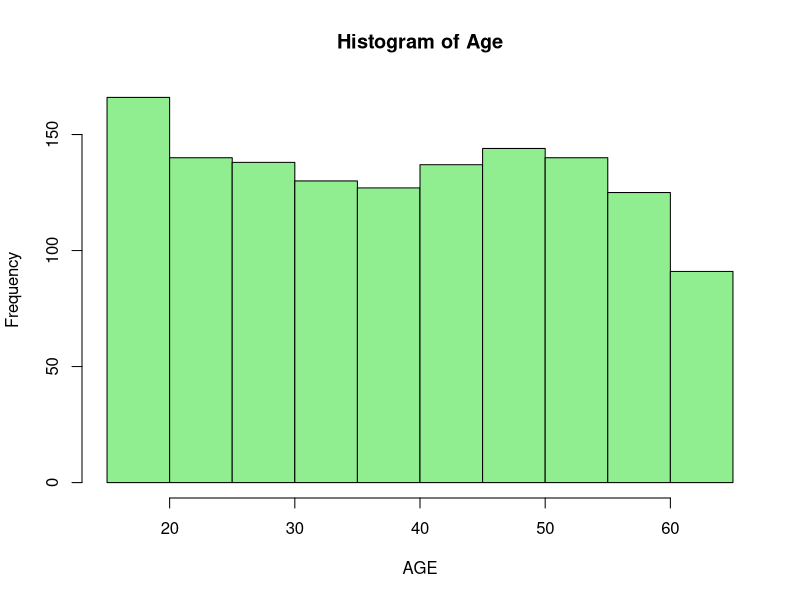
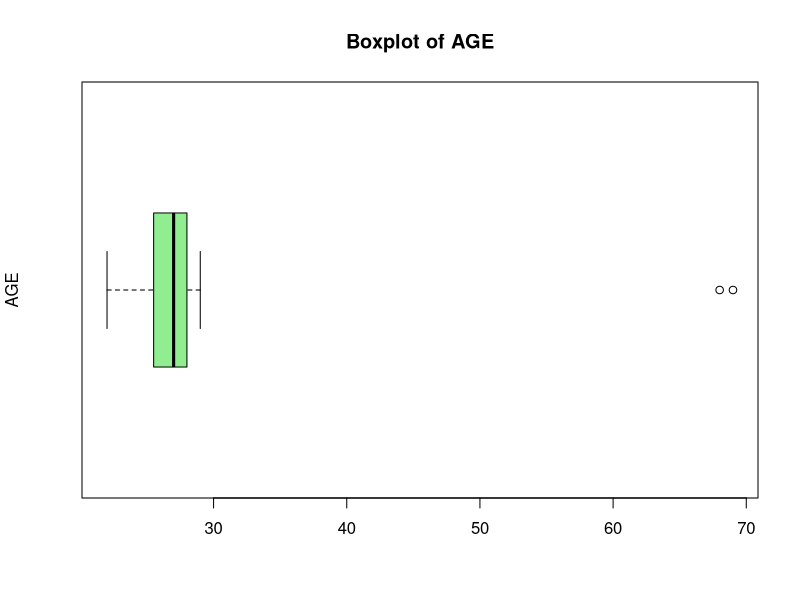
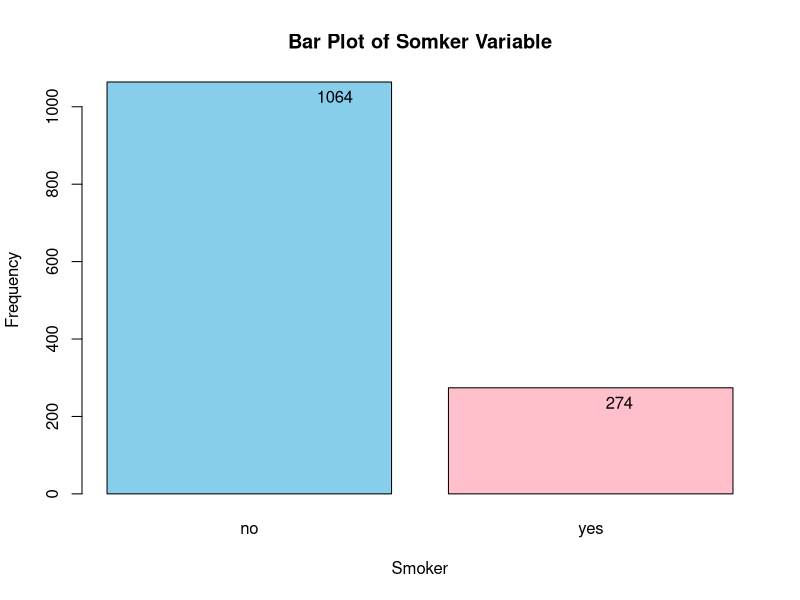
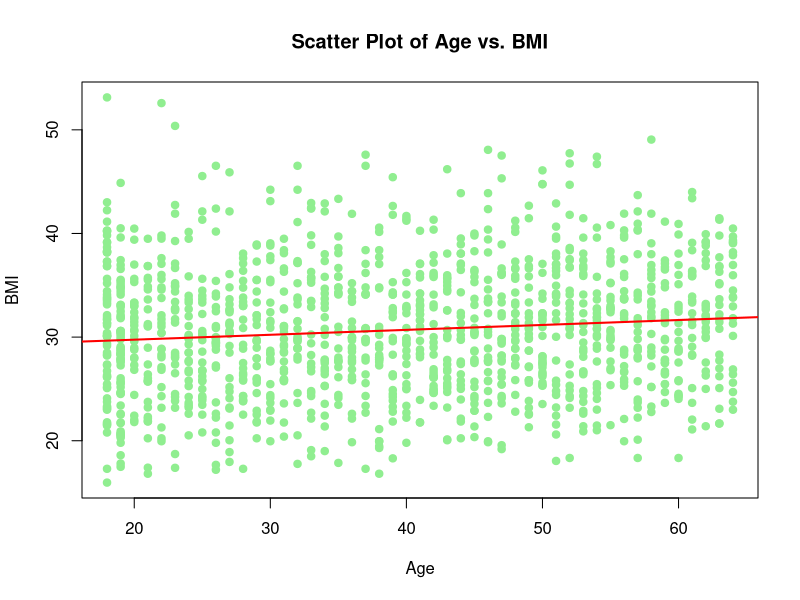
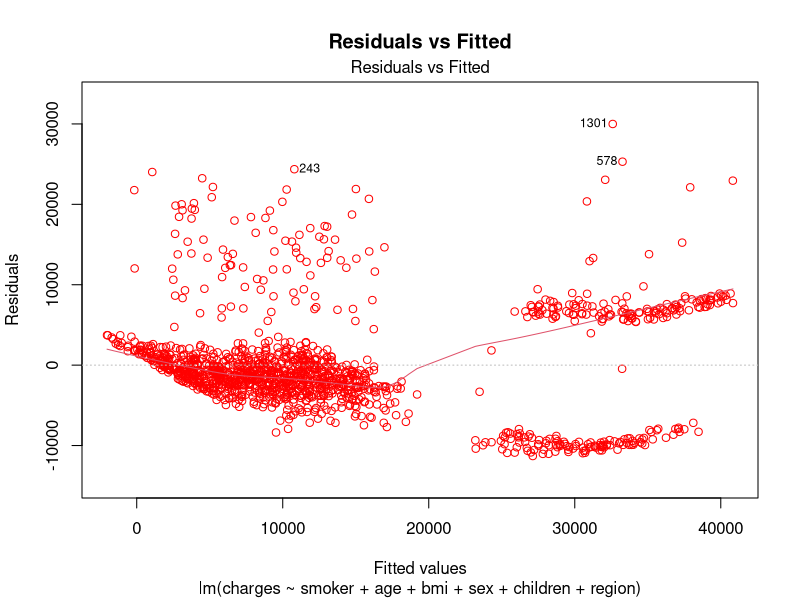
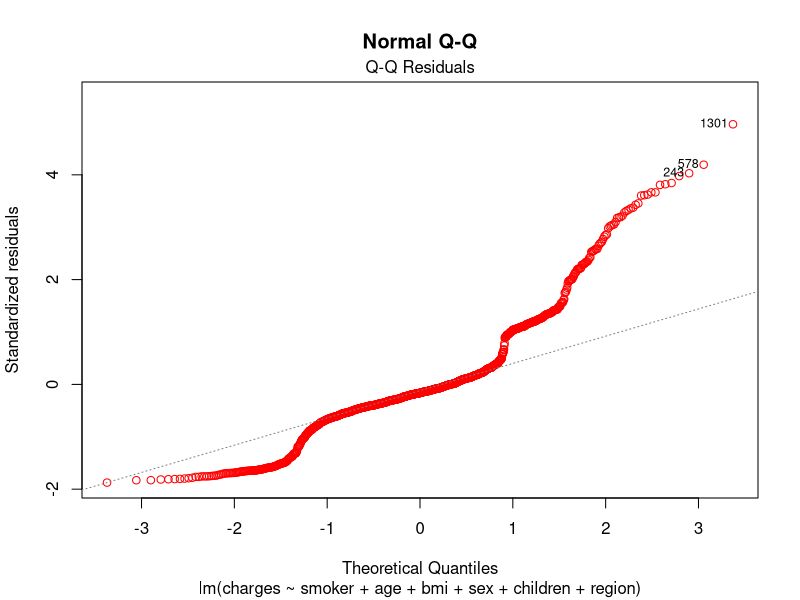
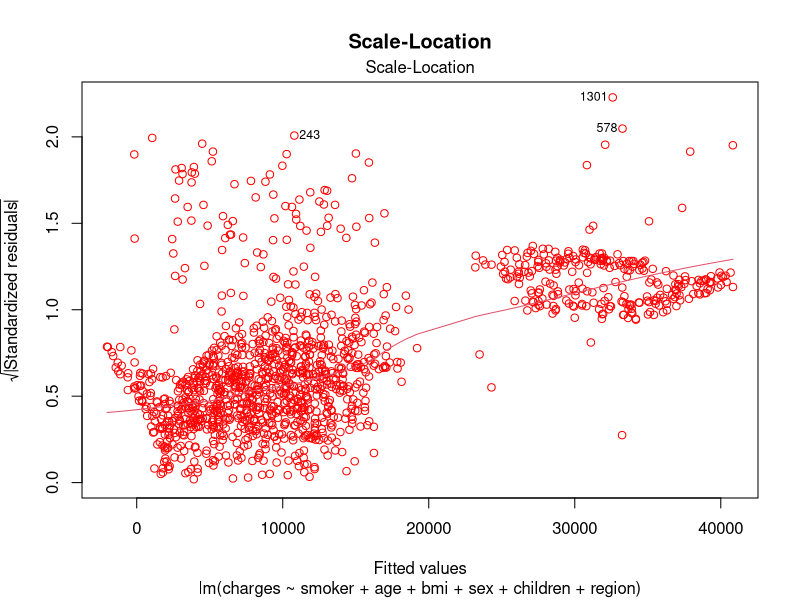
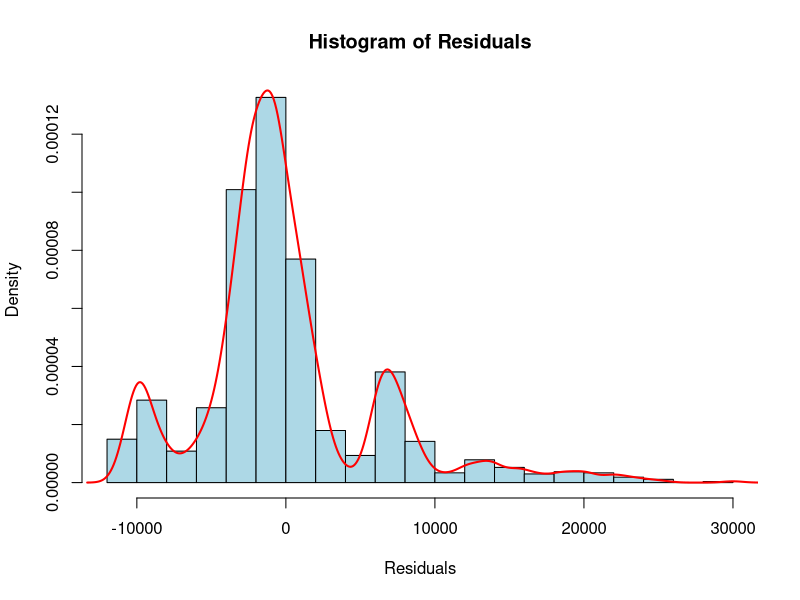

Reproduce these figures in R, in order.

###################------------------------------Dataset-1-----------------------------##########################

# Loading the Library
library(ggplot2)
# Dataset 1 Download Link :- https://www.kaggle.com/datasets/mirichoi0218/insurance/data------------------------

# Changing the directory to where the CSV of Data set is present
getwd()
setwd("C:/Users/Sankalp Davi/OneDrive/PGDBA/ISI/SSD/Assignment")

# Loading the Data set
dataset1 <- read.csv("insurance_raw.csv")

#Numerical Variable choosen for this dataset - AGE
X <- dataset1$age 

#----------------------------------------Univariate Analysis-------------------------------------------------------

#-----------------------------------------Solving Question-1-------------------------------------------------------

# Inspecting the Data
head(dataset1)       # View the first few rows
str(dataset1)        # View the structure

# Calculating Number of Observations and Variables
cat("Number of observations:", nrow(dataset1), "\n") # Number of observations (rows)
cat("Number of variables:", ncol(dataset1), "\n")    # Number of variables (columns)


#----------------------------------------Solving Question-2--------------------------------------------

## Calculating the mean, median, standard deviation, minimum,and maximum of the Variable and Printing the result
mean_age <- mean(X, na.rm = TRUE)     # Calculating mean
cat("Mean:", mean_age, "\n")

median_age <- median(X, na.rm = TRUE) # Calculating median
cat("Median:", median_age, "\n")

sd_age <- sd(X, na.rm = TRUE)         # Calculating standard deviation
cat("Standard Deviation:", sd_age, "\n")

min_age <- min(X, na.rm = TRUE)       # Calculating minimum
cat("Minimum:", min_age, "\n")

max_age <- max(X, na.rm = TRUE)       # Calculating maximum
cat("Maximum:", max_age, "\n")


#----------------------------------------Solving Question-3--------------------------------------------


# Histogram for age (X) 
# Using Sturges' method for bin width
cat("\nUsing Sturges' method for bin width calculation")
hist(X, breaks = "Sturges", main = "Histogram of Age",
     xlab = "AGE", col = "lightgreen",border = "black")

cat("Frequency distribution for Age (Discrete):\n")
table_age <- table(X)
print(table_age)

# For the discrete variable (Age), displaying the box plot
boxplot(table_age, main = "Boxplot of AGE",
        ylab = "AGE", col = "lightgreen",horizontal = TRUE)


#----------------------------------------Solving Question-4--------------------------------------------

Y <- dataset1$smoker

# Calculate the frequency of each category in "Smoker"
counts <- table(Y)
table(Y)

# Create a bar plot
barplot(counts, 
        main = "Bar Plot of Somker Variable", 
        xlab = "Smoker", 
        ylab = "Frequency", 
        col = c("skyblue", "pink"))

# Add labels to the bars
text(x = 1:length(counts), 
     y = counts, 
     labels = counts, 
     pos = 1, col = "black")


#----------------------------------------Multivariate Analysis-------------------------------------------------------

#----------------------------------------Solving Question-5---------------------------------------------------------

# Assuming your dataset has columns 'Age' and 'BMI'
pearson_correlation <- cor(dataset1$age, dataset1$bmi, method = "pearson")

# Print the result
cat("Pearson correlation coefficient between Age and BMI:", pearson_correlation, "\n")

#----------------------------------------Solving Question-6---------------------------------------------------------

# Creating the scatter plot
plot(dataset1$age, dataset1$bmi, 
     main = "Scatter Plot of Age vs. BMI", 
     xlab = "Age", 
     ylab = "BMI", 
     pch = 19,              # Solid circle for points
     col = "lightgreen")          # Color of points

# Add a linear regression trend line
abline(lm(dataset1$bmi ~ dataset1$age), col = "red", lwd = 2)  # Red trend line


#----------------------------------------Solving Question-7-AND-Question-8--------------------------------------------------------
charges<- dataset1$charges 
smoker<- dataset1$smoker 
age<- dataset1$age 
bmi<- dataset1$bmi 
sex<- dataset1$sex 
children<- dataset1$children 
region<- dataset1$region 

#Fitting a MLR model on Charges using all columns
mlr_model <- lm(charges ~ smoker + age + bmi + sex + children + region, data = dataset1)

# Summary of the model
summary(mlr_model)

# Calculating fitted values
fitted_values <- fitted(mlr_model)

# Calculating residuals
residuals <- residuals(mlr_model)

# Creating the plots

# Plot 1: Residuals vs Fitted
plot(mlr_model, which=1, main="Residuals vs Fitted",col = "red")

# Plot 2: Normal Q-Q
plot(mlr_model, which=2, main="Normal Q-Q",col = "red")

# Plot 3: Scale-Location (Spread-Location)
plot(mlr_model, which=3, main="Scale-Location",col = "red")

# Plot 4: Histogram of Residuals
hist(residuals, breaks = 20, probability = TRUE,  # Enables density overlay
     main = "Histogram of Residuals", 
     xlab = "Residuals", 
     col = "lightblue")
lines(density(residuals), col = "red", lwd = 2)  # Adds a density line


# TRYING A DIFFERENT MODEL

#Fitting a MLR model on all columns except Sex & As it seems Smoker & BMI has a interaction putting it in the model. 
mlr_model <- lm(charges ~ smoker + age^2 + bmi + children + region + smoker*bmi, data = dataset1)

# Summary of the model
summary(mlr_model)

# Calculating fitted values
fitted_values <- fitted(mlr_model)

# Calculating residuals
residuals <- residuals(mlr_model)

# Creating the plots

# Plot 1: Residuals vs Fitted
plot(mlr_model, which=1, main="Residuals vs Fitted",col = "red")

# Plot 2: Normal Q-Q
plot(mlr_model, which=2, main="Normal Q-Q",col = "red")

# Plot 3: Scale-Location (Spread-Location)
plot(mlr_model, which=3, main="Scale-Location",col = "red")

# Plot 4: Histogram of Residuals
hist(residuals, breaks = 20, probability = TRUE,  # Enables density overlay
     main = "Histogram of Residuals", 
     xlab = "Residuals", 
     col = "lightblue")
lines(density(residuals), col = "red", lwd = 2)  # Adds a density line


#----------------------------------------Solving Question-9-AND-Question-10------------------------------------------------------

dataset1_numeric<- dataset1[, c("age", "bmi", "charges")]

# Perform PCA with Standardizing the data
pca_result <- prcomp(dataset1_numeric, scale. = TRUE)

# View the summary of PCA results
summary(pca_result)

# Plot the proportion of variance explained by each component
explained_variance <- pca_result$sdev^2 / sum(pca_result$sdev^2)
plot(explained_variance, 
     main = "Explained Variance by Principal Components", 
     xlab = "Principal Component", 
     ylab = "Variance Explained", 
     type = "b", pch = 19, col = "blue")

# Create a biplot
biplot(pca_result, 
       main = "PCA Biplot", 
       col = c("blue", "red"), 
       xlabs = rep("", nrow(dataset1)))


#---------------------------------***************************************************-------------------------------




